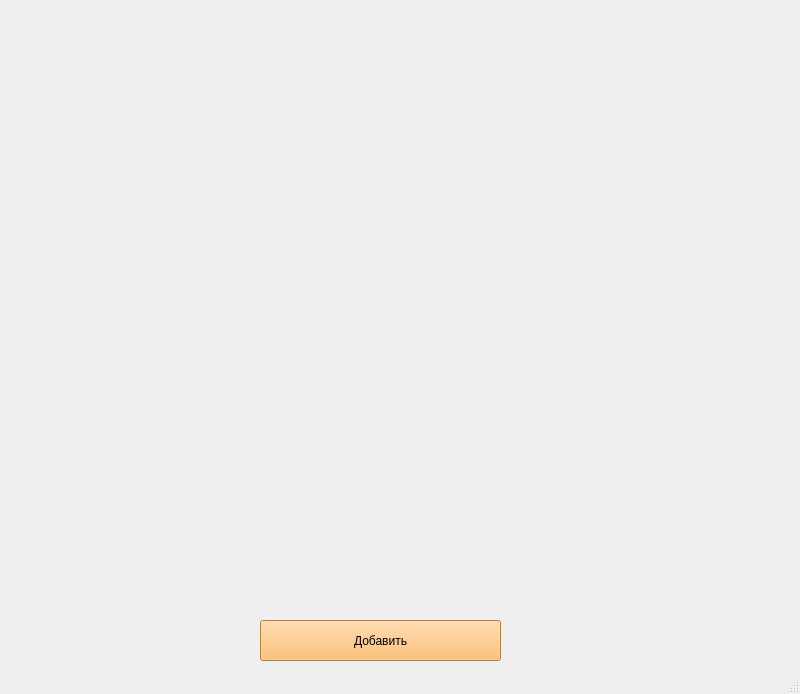
<?xml version="1.0" encoding="UTF-8"?>
<ui version="4.0">
 <class>MainWindow</class>
 <widget class="QMainWindow" name="MainWindow">
  <property name="enabled">
   <bool>true</bool>
  </property>
  <property name="geometry">
   <rect>
    <x>0</x>
    <y>0</y>
    <width>800</width>
    <height>692</height>
   </rect>
  </property>
  <property name="maximumSize">
   <size>
    <width>800</width>
    <height>16777215</height>
   </size>
  </property>
  <property name="windowTitle">
   <string>Жёлтые окружности</string>
  </property>
  <property name="styleSheet">
   <string notr="true"/>
  </property>
  <widget class="QWidget" name="centralwidget">
   <property name="sizePolicy">
    <sizepolicy hsizetype="Ignored" vsizetype="Ignored">
     <horstretch>0</horstretch>
     <verstretch>0</verstretch>
    </sizepolicy>
   </property>
   <property name="minimumSize">
    <size>
     <width>800</width>
     <height>672</height>
    </size>
   </property>
   <property name="maximumSize">
    <size>
     <width>800</width>
     <height>672</height>
    </size>
   </property>
   <property name="sizeIncrement">
    <size>
     <width>800</width>
     <height>672</height>
    </size>
   </property>
   <property name="baseSize">
    <size>
     <width>800</width>
     <height>672</height>
    </size>
   </property>
   <widget class="QPushButton" name="add_circle">
    <property name="geometry">
     <rect>
      <x>260</x>
      <y>620</y>
      <width>241</width>
      <height>41</height>
     </rect>
    </property>
    <property name="styleSheet">
     <string notr="true">font: 12pt &quot;Yu Gothic UI&quot;;
background-color: rgb(255, 178, 83);</string>
    </property>
    <property name="text">
     <string>Добавить</string>
    </property>
   </widget>
  </widget>
  <widget class="QStatusBar" name="statusbar"/>
 </widget>
 <resources/>
 <connections/>
</ui>
